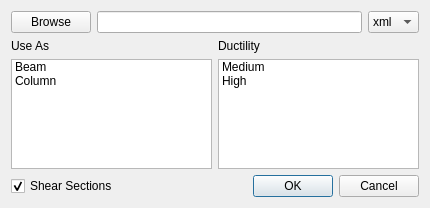
<?xml version="1.0" encoding="UTF-8"?>
<ui version="4.0">
 <class>xml_out</class>
 <widget class="QDialog" name="xml_out">
  <property name="geometry">
   <rect>
    <x>0</x>
    <y>0</y>
    <width>430</width>
    <height>208</height>
   </rect>
  </property>
  <property name="windowTitle">
   <string>Export Sections</string>
  </property>
  <layout class="QVBoxLayout" name="verticalLayout_3">
   <item>
    <layout class="QHBoxLayout" name="horizontalLayout">
     <item>
      <widget class="QPushButton" name="xml_button">
       <property name="text">
        <string>Browse</string>
       </property>
      </widget>
     </item>
     <item>
      <widget class="QLineEdit" name="xml_path_line"/>
     </item>
     <item>
      <widget class="QComboBox" name="extension_box">
       <item>
        <property name="text">
         <string>xml</string>
        </property>
       </item>
       <item>
        <property name="text">
         <string>xlsx</string>
        </property>
       </item>
      </widget>
     </item>
    </layout>
   </item>
   <item>
    <layout class="QHBoxLayout" name="horizontalLayout_2">
     <item>
      <layout class="QVBoxLayout" name="verticalLayout">
       <item>
        <widget class="QLabel" name="label">
         <property name="text">
          <string>Use As</string>
         </property>
        </widget>
       </item>
       <item>
        <widget class="QListWidget" name="use_as_list">
         <property name="selectionMode">
          <enum>QAbstractItemView::ExtendedSelection</enum>
         </property>
         <property name="currentRow">
          <number>-1</number>
         </property>
         <item>
          <property name="text">
           <string>Beam</string>
          </property>
          <property name="icon">
           <iconset resource="../resource_1.qrc">
            <normaloff>:/section/images/beam.svg</normaloff>:/section/images/beam.svg</iconset>
          </property>
         </item>
         <item>
          <property name="text">
           <string>Column</string>
          </property>
          <property name="icon">
           <iconset resource="../resource_1.qrc">
            <normaloff>:/section/images/column.svg</normaloff>:/section/images/column.svg</iconset>
          </property>
         </item>
        </widget>
       </item>
      </layout>
     </item>
     <item>
      <layout class="QVBoxLayout" name="verticalLayout_2">
       <item>
        <widget class="QLabel" name="label_2">
         <property name="text">
          <string>Ductility</string>
         </property>
        </widget>
       </item>
       <item>
        <widget class="QListWidget" name="ductility_list">
         <property name="selectionMode">
          <enum>QAbstractItemView::ExtendedSelection</enum>
         </property>
         <property name="currentRow">
          <number>-1</number>
         </property>
         <item>
          <property name="text">
           <string>Medium</string>
          </property>
          <property name="icon">
           <iconset resource="../resource_1.qrc">
            <normaloff>:/section/images/r_med.svg</normaloff>:/section/images/r_med.svg</iconset>
          </property>
         </item>
         <item>
          <property name="text">
           <string>High</string>
          </property>
          <property name="icon">
           <iconset resource="../resource_1.qrc">
            <normaloff>:/section/images/r_hight.svg</normaloff>:/section/images/r_hight.svg</iconset>
          </property>
         </item>
        </widget>
       </item>
      </layout>
     </item>
    </layout>
   </item>
   <item>
    <layout class="QHBoxLayout" name="horizontalLayout_3">
     <item>
      <widget class="QCheckBox" name="shear_section_checkbox">
       <property name="text">
        <string>Shear Sections</string>
       </property>
       <property name="icon">
        <iconset resource="../resource_1.qrc">
         <normaloff>:/section/images/As.svg</normaloff>:/section/images/As.svg</iconset>
       </property>
       <property name="checked">
        <bool>true</bool>
       </property>
      </widget>
     </item>
     <item>
      <spacer name="horizontalSpacer">
       <property name="orientation">
        <enum>Qt::Horizontal</enum>
       </property>
       <property name="sizeHint" stdset="0">
        <size>
         <width>40</width>
         <height>20</height>
        </size>
       </property>
      </spacer>
     </item>
     <item>
      <widget class="QDialogButtonBox" name="buttonBox">
       <property name="orientation">
        <enum>Qt::Horizontal</enum>
       </property>
       <property name="standardButtons">
        <set>QDialogButtonBox::Cancel|QDialogButtonBox::Ok</set>
       </property>
      </widget>
     </item>
    </layout>
   </item>
  </layout>
 </widget>
 <resources>
  <include location="../resource_1.qrc"/>
 </resources>
 <connections>
  <connection>
   <sender>buttonBox</sender>
   <signal>accepted()</signal>
   <receiver>xml_out</receiver>
   <slot>accept()</slot>
   <hints>
    <hint type="sourcelabel">
     <x>248</x>
     <y>254</y>
    </hint>
    <hint type="destinationlabel">
     <x>157</x>
     <y>274</y>
    </hint>
   </hints>
  </connection>
  <connection>
   <sender>buttonBox</sender>
   <signal>rejected()</signal>
   <receiver>xml_out</receiver>
   <slot>reject()</slot>
   <hints>
    <hint type="sourcelabel">
     <x>316</x>
     <y>260</y>
    </hint>
    <hint type="destinationlabel">
     <x>286</x>
     <y>274</y>
    </hint>
   </hints>
  </connection>
 </connections>
</ui>
